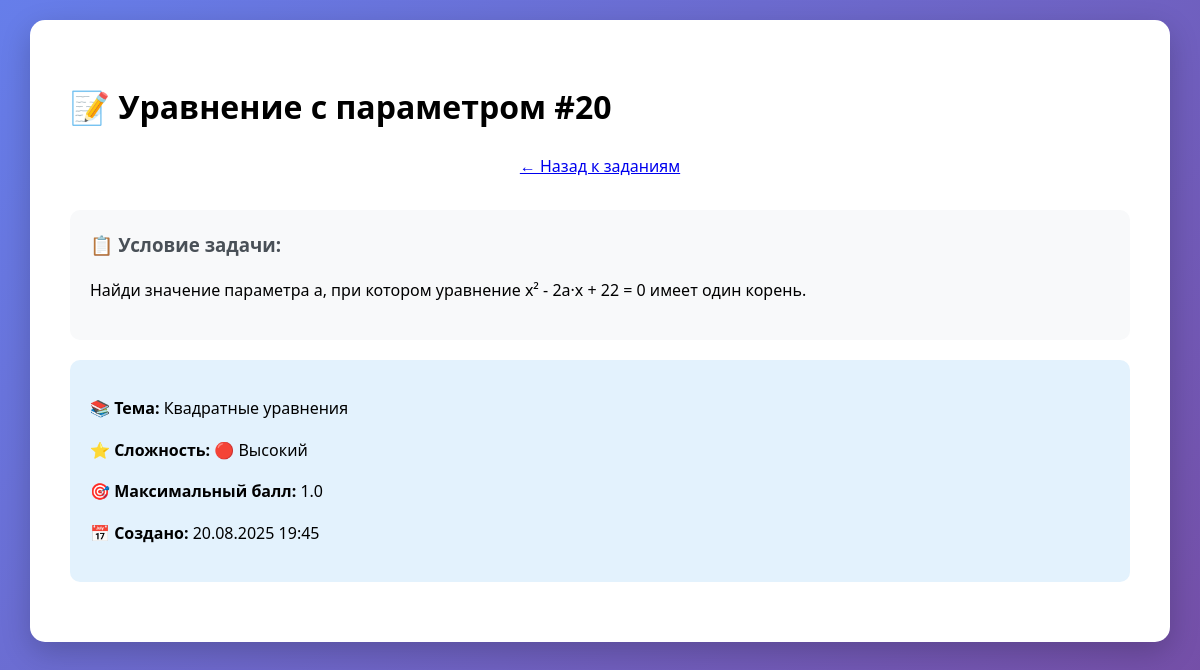
The page /tasks/60 (signed in) on the database its author committed.
### models.py (models this page shows, shortened)
class MathTask(db.Model):
    __tablename__ = 'math_tasks'
    id = db.Column(db.Integer, primary_key=True)
    title = db.Column(db.String(200), nullable=False)
    code = db.Column(db.String(64), unique=True)    # NEW: внешний код для импортов/интеграций
    description = db.Column(db.Text, nullable=False)
    answer_type = db.Column(db.String(50), nullable=False)  # 'number', 'variables', 'interval', 'sequence'
    correct_answer = db.Column(db.JSON, nullable=False)     # JSON с правильным ответом
    answer_schema = db.Column(db.JSON)                      # JSON схема полей для ввода
    explanation = db.Column(db.Text)
    topic_id = db.Column(db.Integer, db.ForeignKey('topics.id'), nullable=False)
    level = db.Column(db.String(10), nullable=False)  # 'low', 'medium', 'high'
    max_score = db.Column(db.Float, default=1.0)           # Максимальный балл
    created_by = db.Column(db.Integer, db.ForeignKey('users.id'), nullable=False)
    created_at = db.Column(db.DateTime, default=datetime.utcnow)
    is_active = db.Column(db.Boolean, default=True)
    attempts = db.relationship(
        'TaskAttempt',
        back_populates='task',
        cascade='all, delete-orphan',
        passive_deletes=True,
        lazy='selectin'
    )
    __table_args__ = (
        db.Index('ix_math_tasks_topic_level', 'topic_id', 'level'),
    )

class Topic(db.Model):
    __tablename__ = 'topics'
    id = db.Column(db.Integer, primary_key=True)
    code = db.Column(db.String(50), unique=True, nullable=False)  # Например: 'quadratic_equations'
    name = db.Column(db.String(100), nullable=False)              # Название темы: 'Квадратные уравнения'
    description = db.Column(db.Text)
    created_at = db.Column(db.DateTime, default=datetime.utcnow)
    tasks = db.relationship('MathTask', backref='topic_ref', lazy='dynamic')  # можно оставить как было
    level_configs = db.relationship('TopicLevelConfig', backref='topic', lazy='dynamic', cascade='all, delete-orphan', passive_deletes=True)
    evaluation_logs = db.relationship('StudentEvaluationLog', back_populates='topic', lazy='selectin')
    student_progress = db.relationship('StudentTopicProgress', back_populates='topic', lazy='selectin')

### blueprints/tasks.py (the view)
@tasks_bp.route('/<int:task_id>')
@login_required
def view_task(task_id):
    task = db.session.get(MathTask, task_id)
    if task is None:
        from flask import abort
        abort(404)
    user_attempts = TaskAttempt.query.filter_by(
        user_id=current_user.id,
        task_id=task_id
    ).order_by(TaskAttempt.created_at.desc()).all()
    total_attempts = TaskAttempt.query.filter_by(task_id=task_id).count()
    successful_attempts = TaskAttempt.query.filter_by(task_id=task_id, is_correct=True).count()
    success_rate = round((successful_attempts / total_attempts * 100) if total_attempts > 0 else 0, 1)
    return render_template('shared/view_task.html',
                         task=task,
                         user_attempts=user_attempts,
                         total_attempts=total_attempts,
                         success_rate=success_rate)

### templates/shared/view_task.html (shortened to what this page needs)
<!DOCTYPE html>
<html lang="ru">
<head>
    <link rel="stylesheet" href="{{ url_for('static', filename='css/style.css') }}">
</head>
<body>
    <div class="container">
        <h1>📝 {{ task.title }}</h1>
        <div style="text-align: center; margin-bottom: 30px;">
            <a href="{{ url_for('tasks.list_tasks') }}" class="btn">← Назад к заданиям</a>
        </div>
        <div style="background: #f8f9fa; padding: 20px; border-radius: 10px; margin: 20px 0;">
            <h3 style="color: #495057; margin-top: 0;">📋 Условие задачи:</h3>
            <p style="white-space: pre-wrap; line-height: 1.6;">{{ task.description }}</p>
        </div>
        <div style="background: #e3f2fd; padding: 20px; border-radius: 10px; margin: 20px 0;">
            <p><strong>📚 Тема:</strong> {{ task.topic_ref.name if task.topic_ref else 'Неизвестная тема' }}</p>
            <p><strong>⭐ Сложность:</strong>
                {% if task.level == 'low' %}🟢 Низкий
                {% elif task.level == 'medium' %}🟡 Средний
                {% elif task.level == 'high' %}🔴 Высокий
                {% else %}{{ task.level }}
                {% endif %}
            </p>
            <p><strong>🎯 Максимальный балл:</strong> {{ task.max_score }}</p>
            <p><strong>📅 Создано:</strong> {{ task.created_at.strftime('%d.%m.%Y %H:%M') }}</p>
        </div>
    </div>
</body>
</html>

### static/css/style.css (style rules this page uses)
body { font-family: 'Segoe UI', Tahoma, Geneva, Verdana, sans-serif; max-width: min(1200px, 95%); margin: 0 auto; padding: 20px 10px; background: linear-gradient(135deg, #667eea 0%, #764ba2 100%); min-height: 100vh; line-height: 1.6; }
.container { background: white; padding: 40px; border-radius: 15px; box-shadow: 0 10px 30px rgba(0,0,0,0.2); margin: 0 auto 20px; width: 100%; box-sizing: border-box; }

### rows shown on the page
MathTask: title "Уравнение с параметром #20", description "Найди значение параметра a, при котором уравнение x² - 2a·x + 22 = 0 имеет один корень.", max_score "1.0", created_at "20.08.2025 19:45"
Topic: topic_ref "Квадратные уравнения"
